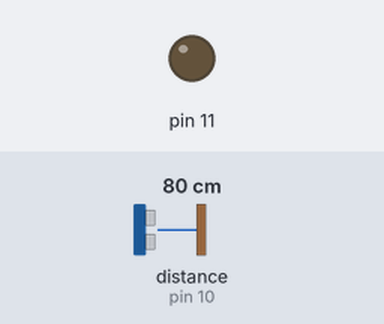
Recording of a sketch running on a simulated Arduino Uno, built with avr-gcc and run on an emulated ATmega328P. Parts: output pins drawn as LEDs (lit = HIGH). The test bench sets the inputs (shaded band); at power-on: distance to the obstacle (sensor on pin 10) 80 cm. The echo pulse lasts 58.3 µs per cm; pins used as bus, display or sensor lines are not drawn; what the sketch prints to the serial monitor is not drawn.

Above: at 1.2 s.
1.3 s: distance to the obstacle (sensor on pin 10) set to 23 cm
3.0 s: distance to the obstacle (sensor on pin 10) set to 19 cm
6.0 s: distance to the obstacle (sensor on pin 10) set to 2 cm
Timing chart, 0 to 15.0 s (numbered marks = the images above; inputs shaded):
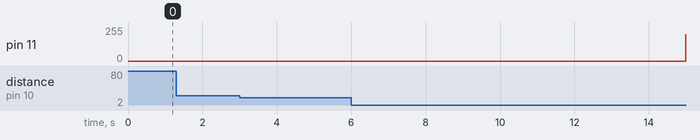

Measured:
- after the input at 1.3 s, every drawn part: stays the same
- after the input at 6.0 s, pin 11: stays 0/255 (without the input it goes to 196/255 after 3.8 s)

The sketch:

code.ino
```cpp
void setup() {
  // put your setup code here, to run once:
pinMode(9,OUTPUT);
pinMode(9,OUTPUT);
pinMode(10,INPUT);
Serial.begin(9600);
}

void loop() {
  // put your main code here, to run repeatedly:


  digitalWrite(9,LOW);
  delayMicroseconds(3);
  digitalWrite(9,HIGH);
  delayMicroseconds(10);
  digitalWrite(9,LOW);
  delayMicroseconds(3);

long t=pulseIn(10,HIGH);

float d=0.017*t;

Serial.print(d);
Serial.write("\n");
delay(300);
if(d<20)
{

  for(int j=0;j<256;j++)
  {analogWrite(11,j);
  delay(2);
  }
  digitalWrite(11,LOW);
  delay(50);

}
else
digitalWrite(11,LOW);
}
```
